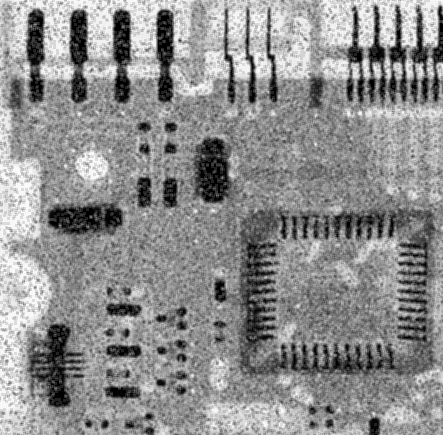
#> input picture Spatial Filters In Image Proccessing/sample1.png, 443 x 435 px
$ jupyter execute --allow-errors Untitled.ipynb
#> lines starting #> are read from the running program, lines starting #| are printed output that depends on the picture
# Image Filters In Image Processing

### Spatial Filtering technique is used directly on pixels of an image. Mask is usually considered to be added in size so that it has a specific center pixel. his mask is moved on the image such that the center of the mask traverses all image pixels.

### Averaging Filter:

[cell 1]
import cv2
import numpy as np
import matplotlib.pyplot as plt
from PIL import Image, ImageFilter

[cell 2]
# Read the image
img = cv2.imread('sample1.png', 0)
#> img is the input picture: shape (435, 443); min 0, max 253, mean 141.9

# Obtain number of rows and columns
m, n = img.shape
#> m = 435; n = 443
plt.axis('off')
plt.imshow(img, cmap='gray')

[cell 3]
# Develop Averaging filter(3, 3) mask
mask = np.ones([3, 3], dtype = int)
mask = mask / 9

[cell 4]
# Convolve the 3X3 mask over the image
img_new = np.zeros([m, n])

for i in range(1, m-1):
    for j in range(1, n-1):
        temp = img[i-1, j-1]*mask[0, 0]+img[i-1, j]*mask[0, 1]+img[i-1, j + 1]*mask[0, 2]+img[i, j-1]*mask[1, 0]+ img[i, j]*mask[1, 1]+img[i, j + 1]*mask[1, 2]+img[i + 1, j-1]*mask[2, 0]+img[i + 1, j]*mask[2, 1]+img[i + 1, j + 1]*mask[2, 2]

        img_new[i, j]= temp
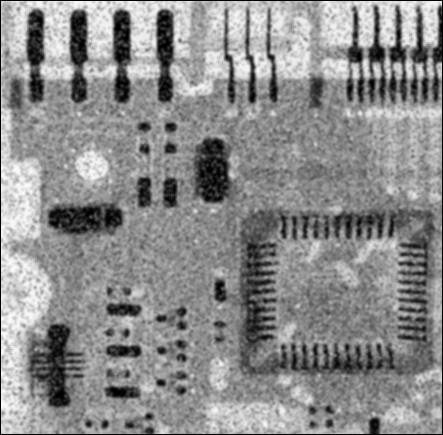
#> img_new: shape (435, 443) float64; min 0, max 250.2, mean 140.3

[cell 5]
img_new = img_new.astype(np.uint8)
plt.axis('off')
plt.imshow(img_new, cmap='gray')

## Median Filtering:

[cell 6]
# Traverse the image. For every 3X3 area, find the median of the pixels and replace the center pixel by the median
img_new1 = np.zeros([m, n])

[cell 7]
for i in range(1, m-1):
    for j in range(1, n-1):
        temp = [img[i-1, j-1],
               img[i-1, j],
               img[i-1, j + 1],
               img[i, j-1],
               img[i, j],
               img[i, j + 1],
               img[i + 1, j-1],
               img[i + 1, j],
               img[i + 1, j + 1]]

        temp = sorted(temp)
        img_new1[i, j]= temp[4]

[cell 8]
img_new1 = img_new1.astype(np.uint8)
plt.axis('off')
plt.imshow(img_new1, cmap='gray')

## Another example of median filter

#> (a cell that did not finish here is left out)

#> (a cell that did not finish here is left out)

### Image filters can be used to reduce the amount of noise in an image and to enhance the edges in an image. There are two types of noise that can be present in an image: speckle noise and salt-and-pepper noise. Speck noise is the noise that occurs during image acquisition while salt-and-pepper noise (which refers to sparsely occurring white and black pixels) is caused by sudden disturbances in an image signal. Enhancing the edges of an image can help a model detect the features of an image.

## Mean Filter

[cell 11]
image = cv2.imread('sample2.png') # reads the image
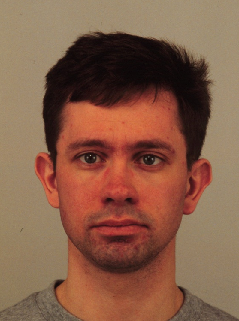
#> input picture Spatial Filters In Image Proccessing/sample2.png, 239 x 321 px
#> image is the input picture: shape (321, 239, 3); mean B, G, R 72.8, 94.1, 134.4

image = cv2.cvtColor(image, cv2.COLOR_BGR2HSV) # convert to HSV
#> image: shape (321, 239, 3); mean H, S, V 16.7, 117.6, 134.4

figure_size = 9 # the dimension of the x and y axis of the kernal.

[cell 12]
new_image = cv2.blur(image,(figure_size, figure_size))
#> new_image: shape (321, 239, 3); mean H, S, V 16.7, 117.6, 134.4
plt.figure(figsize=(11,6))
plt.subplot(121), plt.imshow(cv2.cvtColor(image, cv2.COLOR_HSV2RGB)),plt.title('Original')
plt.xticks([]), plt.yticks([])
plt.subplot(122), plt.imshow(cv2.cvtColor(new_image, cv2.COLOR_HSV2RGB)),plt.title('Mean filter')
plt.xticks([]), plt.yticks([])
plt.show()
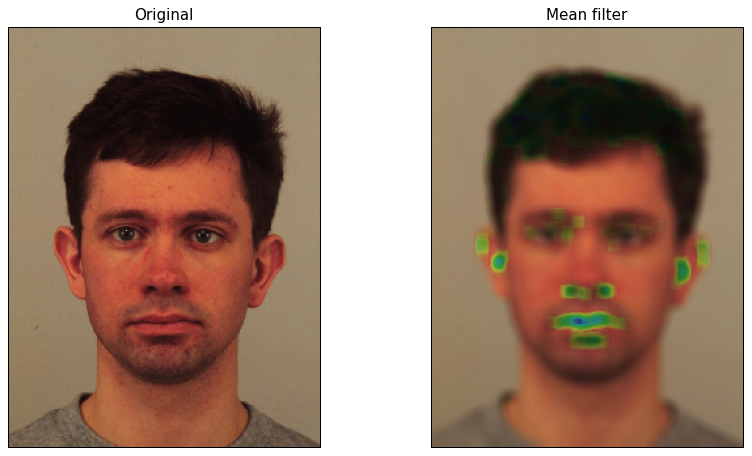
#> figure drawn by matplotlib, 2 panels

[cell 13]
# The image will first be converted to grayscale
image2 = cv2.cvtColor(image, cv2.COLOR_HSV2BGR)

image2 = cv2.cvtColor(image2, cv2.COLOR_BGR2GRAY)
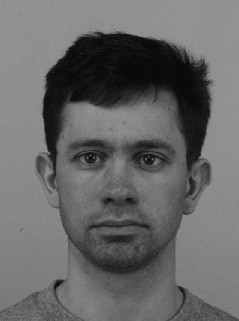
#> image2: shape (321, 239); min 6, max 175, mean 103.5

figure_size = 9

[cell 14]
new_image = cv2.blur(image2,(figure_size, figure_size))
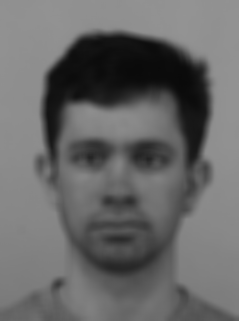
#> new_image: shape (321, 239); min 10, max 148, mean 103.5
plt.figure(figsize=(11,6))
plt.subplot(121), plt.imshow(image2, cmap='gray'),plt.title('Original')
plt.xticks([]), plt.yticks([])
plt.subplot(122), plt.imshow(new_image, cmap='gray'),plt.title('Mean filter')
plt.xticks([]), plt.yticks([])
plt.show()

## Gaussian Filter

[cell 15]
new_image = cv2.GaussianBlur(image, (figure_size, figure_size),0)
#> new_image: shape (321, 239, 3); mean H, S, V 16.7, 117.6, 134.4

plt.figure(figsize=(11,6))
plt.subplot(121), plt.imshow(cv2.cvtColor(image, cv2.COLOR_HSV2RGB)),plt.title('Original')
plt.xticks([]), plt.yticks([])
plt.subplot(122), plt.imshow(cv2.cvtColor(new_image, cv2.COLOR_HSV2RGB)),plt.title('Gaussian Filter')
plt.xticks([]), plt.yticks([])
plt.show()

[cell 16]
new_image_gauss = cv2.GaussianBlur(image2, (figure_size, figure_size),0)

plt.figure(figsize=(11,6))
plt.subplot(121), plt.imshow(image2, cmap='gray'),plt.title('Original')
plt.xticks([]), plt.yticks([])
plt.subplot(122), plt.imshow(new_image_gauss, cmap='gray'),plt.title('Gaussian Filter')
plt.xticks([]), plt.yticks([])
plt.show()
